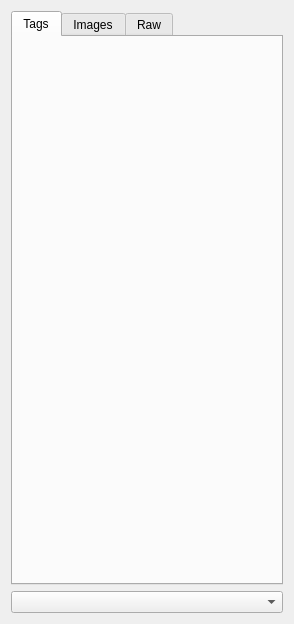
<?xml version="1.0" encoding="UTF-8"?>
<ui version="4.0">
 <class>Form</class>
 <widget class="QWidget" name="Form">
  <property name="geometry">
   <rect>
    <x>0</x>
    <y>0</y>
    <width>294</width>
    <height>624</height>
   </rect>
  </property>
  <property name="windowTitle">
   <string>Form</string>
  </property>
  <layout class="QVBoxLayout" name="verticalLayout">
   <item>
    <widget class="QTabWidget" name="mediaTabs">
     <property name="sizePolicy">
      <sizepolicy hsizetype="Preferred" vsizetype="Expanding">
       <horstretch>0</horstretch>
       <verstretch>0</verstretch>
      </sizepolicy>
     </property>
     <property name="baseSize">
      <size>
       <width>280</width>
       <height>0</height>
      </size>
     </property>
     <property name="currentIndex">
      <number>0</number>
     </property>
     <widget class="Coquillo::MediaTags" name="mediaTags_2">
      <attribute name="title">
       <string>Tags</string>
      </attribute>
     </widget>
     <widget class="Coquillo::MediaImages" name="mediaImages_2">
      <attribute name="title">
       <string>Images</string>
      </attribute>
     </widget>
     <widget class="Coquillo::MediaMetadata" name="mediaRaw_2">
      <attribute name="title">
       <string>Raw</string>
      </attribute>
     </widget>
    </widget>
   </item>
   <item>
    <widget class="QComboBox" name="currentMediaPath"/>
   </item>
  </layout>
 </widget>
 <customwidgets>
  <customwidget>
   <class>Coquillo::MediaTags</class>
   <extends>QWidget</extends>
   <header>tagseditor/mediatags.h</header>
   <container>1</container>
  </customwidget>
  <customwidget>
   <class>Coquillo::MediaImages</class>
   <extends>QWidget</extends>
   <header>tagseditor/mediaimages.h</header>
   <container>1</container>
  </customwidget>
  <customwidget>
   <class>Coquillo::MediaMetadata</class>
   <extends>QWidget</extends>
   <header>tagseditor/mediametadata.h</header>
   <container>1</container>
  </customwidget>
 </customwidgets>
 <resources/>
 <connections/>
</ui>
